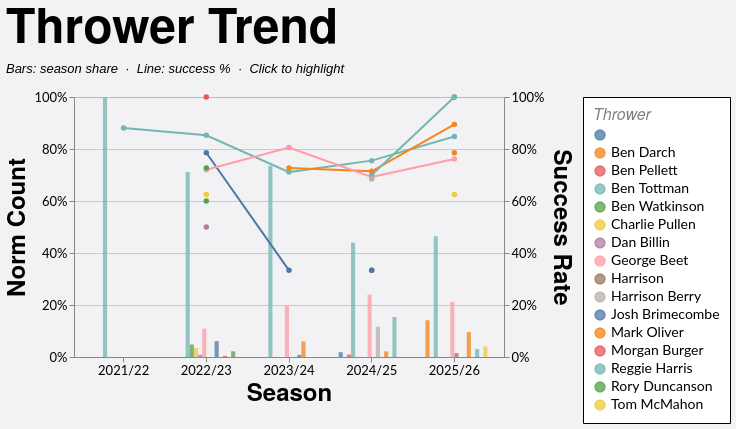

Vega-Lite specification for this chart:
### Vega-Lite specification from a JSON file in a GitHub repository (floating-point values rounded to 4 significant figures; data arrays with more than 128 entries replaced by an {"elided": "..."} marker saying what was removed)
{"config": {"axis": {"labelFont": "Lato, sans-serif", "titleFont": "PT Sans Narrow, Helvetica Neue, Helvetica, Arial, sans-serif", "labelFontSize": 13, "titleFontSize": 24, "gridColor": "#202947", "gridOpacity": 0.2}, "header": {"labelFont": "PT Sans Narrow, Helvetica Neue, Helvetica, Arial, sans-serif", "titleFont": "PT Sans Narrow, Helvetica Neue, Helvetica, Arial, sans-serif", "labelFontSize": 24, "titleFontSize": 28, "labelFontWeight": "bold", "orient": "left"}, "legend": {"labelFont": "Lato, sans-serif", "titleFont": "PT Sans Narrow, Helvetica Neue, Helvetica, Arial, sans-serif", "labelFontSize": 14, "titleFontSize": 16, "titlePadding": 5, "fillColor": "white", "strokeColor": "black", "padding": 10, "titleFontWeight": "lighter", "titleFontStyle": "italic", "titleColor": "gray", "offset": 10}, "title": {"font": "PT Sans Narrow, Helvetica Neue, Helvetica, Arial, sans-serif", "fontSize": 48, "fontWeight": "bold", "anchor": "start", "align": "center", "titlePadding": 20, "subtitlePadding": 10, "subtitleFontSize": 13, "subtitleColor": "", "subtitleFontStyle": "italic", "offset": 15, "color": "black"}, "axisX": {"labelAngle": 0}, "facet": {"title": null, "header": null, "align": {"row": "each", "column": "each"}}, "resolve": {"scale": {"y": "independent", "facet": "independent"}}, "background": "#f2f1f4"}, "layer": [{"mark": {"type": "bar", "opacity": 0.35}, "encoding": {"color": {"field": "thrower", "title": "Thrower", "type": "nominal"}, "opacity": {"condition": {"param": "loThrowerTrendHighlight", "value": 0.75}, "value": 0.12}, "tooltip": [{"field": "season", "title": "Season", "type": "nominal"}, {"field": "thrower", "title": "Thrower", "type": "nominal"}, {"field": "won", "format": ",.0f", "title": "Won", "type": "quantitative"}, {"field": "attempts", "format": ",.0f", "title": "Attempts", "type": "quantitative"}, {"field": "norm_count", "format": ".1%", "title": "Norm Count", "type": "quantitative"}, {"field": "success_rate", "format": ".1%", "title": "Success Rate", "type": "quantitative"}], "x": {"field": "season", "sort": ["2021/22", "2022/23", "2023/24", "2024/25", "2025/26"], "title": "Season", "type": "nominal"}, "xOffset": {"field": "thrower", "type": "nominal"}, "y": {"axis": {"format": "%", "orient": "left"}, "field": "norm_count", "scale": {"domain": [0, 1]}, "title": "Norm Count", "type": "quantitative"}}, "name": "view_10", "transform": [{"filter": "(loSquad == 'All' || datum.squad == loSquad) && (loGameType == 'All' || (loGameType == 'League + Cup' && (datum.game_type == 'League' || datum.game_type == 'Cup')) || (loGameType == 'League only' && datum.game_type == 'League') || datum.game_type == loGameType) && (loOpposition == 'All' || datum.opposition == loOpposition) && (loThrower == 'All' || datum.thrower == loThrower) && (loJumper == 'All' || datum.jumper == loJumper) && (loArea == 'All' || datum.area == loArea) && (loNumbers == 'All' || datum.numbers == loNumbers) && (loCall == 'All' || datum.call == loCall) && (loCallType == 'All' || datum.call_type == loCallType)"}, {"aggregate": [{"op": "count", "as": "attempts"}, {"op": "sum", "field": "won", "as": "won"}], "groupby": ["season", "thrower"]}, {"joinaggregate": [{"op": "sum", "field": "attempts", "as": "season_attempts"}], "groupby": ["season"]}, {"calculate": "datum.attempts / datum.season_attempts", "as": "norm_count"}, {"calculate": "datum.won / datum.attempts", "as": "success_rate"}]}, {"mark": {"type": "line", "point": true, "strokeWidth": 2}, "encoding": {"color": {"field": "thrower", "title": "Thrower", "type": "nominal"}, "detail": {"field": "thrower", "type": "nominal"}, "opacity": {"condition": {"param": "loThrowerTrendHighlight", "value": 1}, "value": 0.2}, "tooltip": [{"field": "season", "title": "Season", "type": "nominal"}, {"field": "thrower", "title": "Thrower", "type": "nominal"}, {"field": "won", "format": ",.0f", "title": "Won", "type": "quantitative"}, {"field": "attempts", "format": ",.0f", "title": "Attempts", "type": "quantitative"}, {"field": "norm_count", "format": ".1%", "title": "Norm Count", "type": "quantitative"}, {"field": "success_rate", "format": ".1%", "title": "Success Rate", "type": "quantitative"}], "x": {"field": "season", "sort": ["2021/22", "2022/23", "2023/24", "2024/25", "2025/26"], "title": "Season", "type": "nominal"}, "y": {"axis": {"format": "%", "orient": "right"}, "field": "success_rate", "scale": {"domain": [0, 1]}, "title": "Success Rate", "type": "quantitative"}}, "transform": [{"filter": "(loSquad == 'All' || datum.squad == loSquad) && (loGameType == 'All' || (loGameType == 'League + Cup' && (datum.game_type == 'League' || datum.game_type == 'Cup')) || (loGameType == 'League only' && datum.game_type == 'League') || datum.game_type == loGameType) && (loOpposition == 'All' || datum.opposition == loOpposition) && (loThrower == 'All' || datum.thrower == loThrower) && (loJumper == 'All' || datum.jumper == loJumper) && (loArea == 'All' || datum.area == loArea) && (loNumbers == 'All' || datum.numbers == loNumbers) && (loCall == 'All' || datum.call == loCall) && (loCallType == 'All' || datum.call_type == loCallType)"}, {"aggregate": [{"op": "count", "as": "attempts"}, {"op": "sum", "field": "won", "as": "won"}], "groupby": ["season", "thrower"]}, {"joinaggregate": [{"op": "sum", "field": "attempts", "as": "season_attempts"}], "groupby": ["season"]}, {"calculate": "datum.attempts / datum.season_attempts", "as": "norm_count"}, {"calculate": "datum.won / datum.attempts", "as": "success_rate"}]}], "data": {"name": "data-9f78a8a80e26132ebc7aef6a8d9c7f48"}, "height": 260, "params": [{"name": "loSquad", "value": "All"}, {"name": "loSeason", "value": "All"}, {"name": "loGameType", "value": "All"}, {"name": "loOpposition", "value": "All"}, {"name": "loThrower", "value": "All"}, {"name": "loJumper", "value": "All"}, {"name": "loArea", "value": "All"}, {"name": "loNumbers", "value": "All"}, {"name": "loCall", "value": "All"}, {"name": "loCallType", "value": "All"}, {"name": "loThrowerTrendHighlight", "select": {"type": "point", "clear": "dblclick", "fields": ["thrower"], "on": "click"}, "views": ["view_10"]}], "resolve": {"scale": {"y": "independent"}}, "title": {"text": "Thrower Trend", "subtitle": "Bars: season share  ·  Line: success %  ·  Click to highlight"}, "width": 430, "$schema": "https://vega.github.io/schema/vega-lite/v5.20.1.json", "datasets": {"data-9f78a8a80e26132ebc7aef6a8d9c7f48": {"elided": "1228 records"}}}
